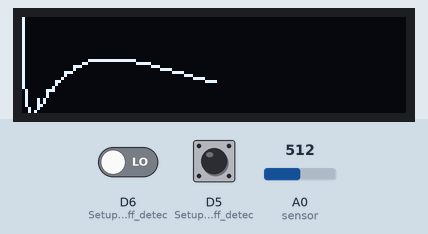
This sketch was run on a simulated ESP8266 (NodeMCU). Shown: 128×32 one-colour display. Inputs (shaded band) come from the test bench; at power-on: A0 (sensor) = 512, D5 (Setup_for_leads_off_detec) LOW, D6 (Setup_for_leads_off_detec) LOW. WiFi joins after 1.5 s; servers stay silent unless stated; random numbers use the default seed unless the sketch sets one; what the sketch prints to the serial monitor is not drawn.

Above: at 2.8 s.
2.9 s: A0 (sensor) set to 900
At 3.25 s:
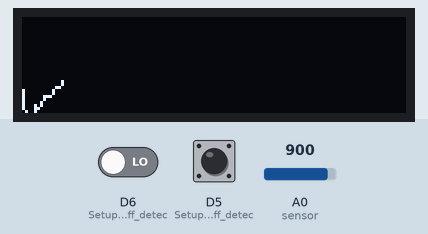
4.6 s: D5 (Setup_for_leads_off_detec) pulled HIGH for 3.2 s
8.4 s: A0 (sensor) set to 511
At 8.7 s:
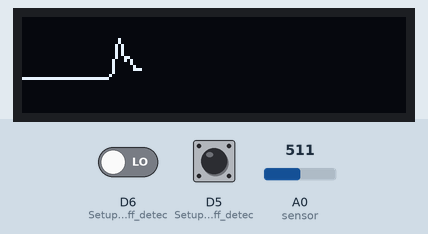
10.0 s: A0 (sensor) set to 122
At 10.21 s:
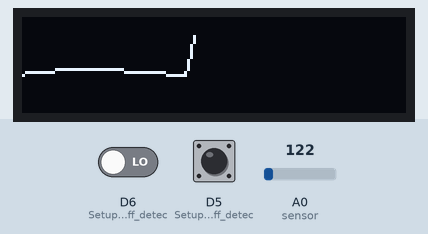
11.5 s: D6 (Setup_for_leads_off_detec) driven HIGH and D5 (Setup_for_leads_off_detec) driven HIGH
At 12.3 s:
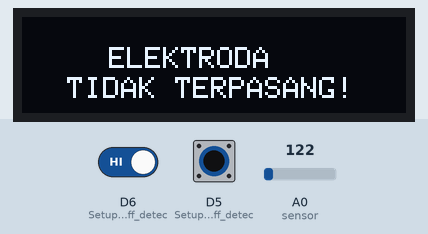
13.0 s: D6 (Setup_for_leads_off_detec) driven LOW
At 13.47 s:
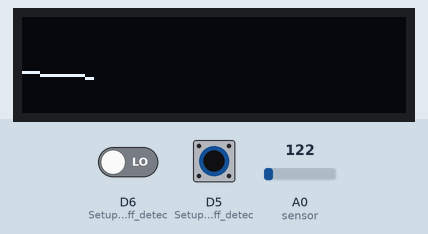
Timing chart, 0 to 15.5 s (numbered marks = the images above; inputs shaded):
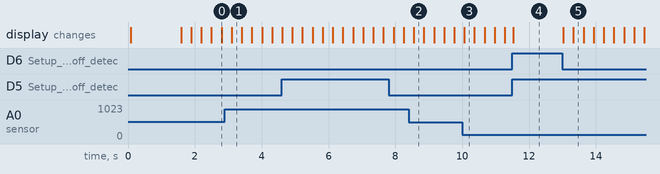

Measured:
- after the input at 13.0 s, the display: first changes at once (image 5 shows a later state)

The sketch:

EKG-BUTTERWORTH.ino
```cpp
#include <PubSubClient.h>
#include <ESP8266WiFi.h>
#include <Wire.h>
#include <Adafruit_SSD1306.h>

#define NAMA_AP ""
#define PASSWD ""

//delay setting
int periode = 10; //delay per 10 milidetik sampling rate=100Hz
int periode_mqtt = 10; //per 10 milidetik,mengirim data sebanyak data bufferECG
int periode_flag = 500; //per 500 milidetik,untuk mengecek apakah hentikan mengirim data atau tida


//electrode indicator
bool ElectrodePlug = false;
bool lastPlug = false;

//sampling rate setting
unsigned long time_now = 0; //sampling timer
unsigned long time_now2 = 0; //filter timer
unsigned long time_now3 = 0; //untuk send data ke broker mqtt
unsigned long time_now4 = 0; //subscribe topic mqtt


/*INITIALIZATION MQTT*/
const char* mqttUser = "biospin";
const char* mqttPassword = "biospin";
const char* mqtt_server = "raspberrypi";
const int mqttPort = 1883;
const char* hardwareTarget = "hardware1";
bool stateSend = false;

WiFiClient espclient;
PubSubClient mqttHardware(espclient);

void reconnect() {
  // Loop until we're reconnected
  while (!mqttHardware.connected()) {
    Serial.print("Attempting MQTT connection...");
    // Create a random client ID
    String clientId = "ESP8266Client-";
    clientId += String(random(0xffff), HEX);
    // Attempt to connect
    if (mqttHardware.connect(clientId.c_str())) {
      mqttHardware.subscribe("stopFlag");
    } else {
      Serial.print("failed, rc=");
      Serial.print(mqttHardware.state());
      Serial.println(" try again in 5 seconds");

      // Wait 5 seconds before retrying
      unsigned long interval_now = millis();
      while (millis() > interval_now + 5000);
    }
  }
}

void callbackSubs(String topic, byte* message, unsigned int length) {
  String messageTemp;
  for (int i = 0; i < length; i++) {
    Serial.print((char)message[i]);
    messageTemp += (char)message[i];
  }

  if (topic == "stopFlag") {

    //jika true maka berhenti mengirim data ke broker
    if (messageTemp == "true") {
      stateSend = true;
    }
    //jika false, tetap mengirim data ke broker
    else if (messageTemp == "false") {
      stateSend = false;
    }
  }
}


void publishECGData(int buffer) {

  mqttHardware.publish(hardwareTarget, String(buffer).c_str());
}

/*END*/


/* SIGNAL PROCESSING ECG */
float SignalNow = 0; //K+1
float SignalLast = 0; //K
float filteredSignal = 0;
float signalDiff = 0;
float upperThreshold = 0;
float lowerThreshold = 0;
int BPMHeart = 0;

long lastTimeInterval = 0; //untuk parameter penentuan interval waktu Peak to Peak
bool BPMTiming = false;
bool qrsDone = false; // menandakan satu cycle sinyal QRS sudah selesai atau belum
bool firstTime = true;
float voltageValue = 0.0; //untuk ditampilkan di OLED


//setup ole
#define OLED_Address 0x3C

//custom clock speed, increase speed refresh rate
Adafruit_SSD1306 oled(128, 32, &Wire, -1, 800000, 800000);
int x = 0;
int yData = 0;
int yLastData = 0; // for differential purposes(to compare n data and n-1 data

//untuk plot kontinu
int lastX = 0;
int lastY = 0;
int lastTime = 0;


float differensial(float diffSignal) {
  return ((1 * diffSignal) / (2 * 100));
}

int getBPM(float input) {
  return int(60 / (float(input) / 1000));
}

float convertToVoltage(int analogValue) {
  return (analogValue * ( 1.5 / 1024));
}


/*Bandstop Filter
  Fc=50Hz
   Ordo = 3
*/

#define NZEROS_BSF 6
#define NPOLES_BSF 6
#define GAIN_BSF   1.000000023e+00

static float xvBSF[NZEROS_BSF + 1], yvBSF[NPOLES_BSF + 1];

float BandStopFilter(float analogValue) {

  xvBSF[0] = xvBSF[1]; xvBSF[1] = xvBSF[2]; xvBSF[2] = xvBSF[3]; xvBSF[3] = xvBSF[4]; xvBSF[4] = xvBSF[5]; xvBSF[5] = xvBSF[6];
  xvBSF[6] = analogValue / GAIN_BSF;
  yvBSF[0] = yvBSF[1]; yvBSF[1] = yvBSF[2]; yvBSF[2] = yvBSF[3]; yvBSF[3] = yvBSF[4]; yvBSF[4] = yvBSF[5]; yvBSF[5] = yvBSF[6];
  yvBSF[6] =   (xvBSF[0] + xvBSF[6]) +   5.9881603706 * (xvBSF[1] + xvBSF[5]) +  14.9526882080 * (xvBSF[2] + xvBSF[4])
               +  19.9290556130 * xvBSF[3]
               + ( -1.0000000000 * yvBSF[0]) + ( -5.9881603706 * yvBSF[1])
               + (-14.9526882080 * yvBSF[2]) + (-19.9290556130 * yvBSF[3])
               + (-14.9526882080 * yvBSF[4]) + ( -5.9881603706 * yvBSF[5]);
  return yvBSF[6];
}


//BUTTERWORTH FILTER CONSTANT
// Fc1 =0.5Hz Fc2=35Hz
// jumlah ordo = 5
#define NZEROS_BPF 8
#define NPOLES_BPF 8
#define GAIN   3.807081066e+00

static float xv[NZEROS_BPF + 1], yv[NPOLES_BPF + 1];

float BandPassFilter(float analogValue) {
  xv[0] = xv[1]; xv[1] = xv[2]; xv[2] = xv[3]; xv[3] = xv[4]; xv[4] = xv[5]; xv[5] = xv[6]; xv[6] = xv[7]; xv[7] = xv[8];
  xv[8] = analogValue / GAIN;
  yv[0] = yv[1]; yv[1] = yv[2]; yv[2] = yv[3]; yv[3] = yv[4]; yv[4] = yv[5]; yv[5] = yv[6]; yv[6] = yv[7]; yv[7] = yv[8];
  yv[8] =   (xv[0] + xv[8]) - 4 * (xv[2] + xv[6]) + 6 * xv[4]
            + ( -0.0694168803 * yv[0]) + ( -0.1573294523 * yv[1])
            + (  0.1988344065 * yv[2]) + (  0.8672882976 * yv[3])
            + ( -0.5531263498 * yv[4]) + ( -0.7286735628 * yv[5])
            + ( -0.9163679567 * yv[6]) + (  2.3587872690 * yv[7]);
  return yv[8];
}
/*
   HIGHPASS FILTER
  Ordo =1
  Fc = 0.5 Hz

*/

#define NZEROS_HPF 2
#define NPOLES_HPF 2
#define GAIN_HPF   1.052651765e+00

static float xvHPF[NZEROS_HPF + 1], yvHPF[NPOLES_HPF + 1];

float HighPassFilter(int analogValue) {
  xvHPF[0] = xvHPF[1]; xvHPF[1] = xvHPF[2];
  xvHPF[2] = analogValue / GAIN_HPF;
  yvHPF[0] = yvHPF[1]; yvHPF[1] = yvHPF[2];
  yvHPF[2] =   (xvHPF[0] + xvHPF[2]) - 2 * xvHPF[1]
               + ( -0.9565436765 * yvHPF[0]) + (  1.9555782403 * yvHPF[1]);
  return yvHPF[2];
}


/*LPF
  Fc : 35
  Ordo :  6
*/
#define NZEROS_LPF 6
#define NPOLES_LPF 6
#define GAIN_LPF  6.768991272e+00

static float xvLPF[NZEROS_LPF + 1], yvLPF[NPOLES_LPF + 1];

int LowPassFilter(float analogValue) {
  xvLPF[0] = xvLPF[1]; xvLPF[1] = xvLPF[2]; xvLPF[2] = xvLPF[3]; xvLPF[3] = xvLPF[4]; xvLPF[4] = xvLPF[5]; xvLPF[5] = xvLPF[6];
  xvLPF[6] = analogValue / GAIN;
  yv[0] = yvLPF[1]; yvLPF[1] = yvLPF[2]; yvLPF[2] = yvLPF[3]; yvLPF[3] = yvLPF[4]; yvLPF[4] = yvLPF[5]; yvLPF[5] = yvLPF[6];
  yvLPF[6] =   (xvLPF[0] + xvLPF[6]) + 6 * (xvLPF[1] + xvLPF[5]) + 15 * (xvLPF[2] + xvLPF[4])
               + 20 * xvLPF[3]
               + ( -0.0218315740 * yvLPF[0]) + ( -0.2098654504 * yvLPF[1])
               + ( -0.8779238976 * yvLPF[2]) + ( -2.0551314368 * yvLPF[3])
               + ( -2.9104065679 * yvLPF[4]) + ( -2.3797210446 * yvLPF[5]);
  return yvLPF[6];
}

/*END CODE SIGNAL PROCESSING*/

bool isAttach() {
  if ((digitalRead(D5) == 1 && digitalRead(D6) == 1)) {
    return false;
  } else {
    return true;
  }
}


void setup() {

  // initialize the serial communication:
  Serial.begin(115200);
  pinMode(D5, INPUT); // Setup for leads off detection LO +
  pinMode(D6, INPUT); // Setup for leads off detection LO -

  oled.begin(SSD1306_SWITCHCAPVCC, OLED_Address);
  oled.setCursor(0, 0);
  oled.clearDisplay();
  oled.setTextColor(WHITE);
  oled.display();
  delay(20);

  oled.println(hardwareTarget);
  oled.println("Connecting Wifi...");
  oled.display();

  /*WIFI INITIALIZATION*/
  WiFi.begin(NAMA_AP, PASSWD);
  while (WiFi.status() != WL_CONNECTED) {
    delay(500);
  }
  oled.setCursor(0, 0);
  oled.clearDisplay();
  oled.setTextColor(WHITE);

  oled.println(hardwareTarget);
  oled.println("Connecting MQTT...");
  oled.display();
  delay(20);

  mqttHardware.setServer(mqtt_server, mqttPort);
  mqttHardware.setCallback(callbackSubs);

  oled.setCursor(0, 0);
  oled.clearDisplay();
  oled.setTextColor(WHITE);

  oled.setCursor(11, 10);
  oled.println("MOHON PASANG");
  oled.setCursor(20, 19);
  oled.println("ELEKTRODA!");
  oled.display();
  delay(20);
  while (isAttach() != 1) {
    delay(500);
  }
}

void loop() {

  //    if (!mqttHardware.connected()) {
  //      reconnect();
  //    }
  //    mqttHardware.loop();


  if (isAttach() == 0) {
    oled.setRotation(0);
    oled.clearDisplay();
    oled.setTextColor(WHITE);
    oled.setCursor(29, 10);
    oled.println("ELEKTRODA");
    oled.setCursor(15, 20);
    oled.println("TIDAK TERPASANG!");
    oled.display();
    lastPlug = 0;

  } else if (isAttach() == 1) {


    oled.setRotation(0);

    // kasus tengah jalan keputus
    if (isAttach() == 1 && lastPlug == 0) {
      oled.clearDisplay();
      x = 0;
      lastX = 0;

    }
    //kondisi overflow, perlu di reset lagi
    else if (x > 96) {

      oled.clearDisplay();
      x = 0;
      lastX = 0;
    }

    if (millis() > time_now2 + periode) {
      time_now2 = millis();
      int sensorValue = analogRead(A0);    //read the sensor value using ADC

      filteredSignal = BandStopFilter(sensorValue);
      filteredSignal = HighPassFilter(filteredSignal );
      filteredSignal = BandPassFilter(filteredSignal);
      filteredSignal = LowPassFilter(filteredSignal);


    }
    if (millis() > time_now3 + periode_mqtt && stateSend == 1) {
      time_now3 = millis();
      publishECGData(filteredSignal);


    }

    if (millis() > time_now + periode) {

      if (filteredSignal != yLastData) {
        // do differentiation and this will be the main parameter to do Peak to Peak detection
        signalDiff = differensial( filteredSignal - yLastData);

        yLastData = filteredSignal;

      }
      //scaling data to OLED
      int scaledData = map(yLastData , -512, 512, 10, 30 );

      oled.writeLine(lastX, lastY, x, scaledData, WHITE);

      lastY = scaledData;
      lastX = x;

      x++;
      time_now = millis();
      oled.display();

      // update threshold
      if (firstTime == true) {
        upperThreshold = 0.5 * 2.03;
        lowerThreshold = 0.10 * -2.40;

      } else {
        upperThreshold = upperThreshold + (0.155 * (upperThreshold - lowerThreshold));
        lowerThreshold = lowerThreshold - (0.155 * (upperThreshold - lowerThreshold));
      }

    }

    //detect R signal
    if (signalDiff > upperThreshold) {
      if (qrsDone) {

        BPMHeart  = millis() - lastTimeInterval;
        BPMHeart = getBPM(BPMHeart);
        qrsDone = false;
        BPMTiming = false;
        if (BPMHeart < 200) {
          String temp = "BPM : " + String(BPMHeart);
          Serial.println(temp);
          //update to oled
        }

      }
      if (BPMTiming == false) {

        lastTimeInterval = millis();
        BPMTiming = true;

      }

    }

    if ((signalDiff < lowerThreshold) && (BPMTiming)) {
      qrsDone = true;
    }

    lastPlug = 1;
  }


}
```
